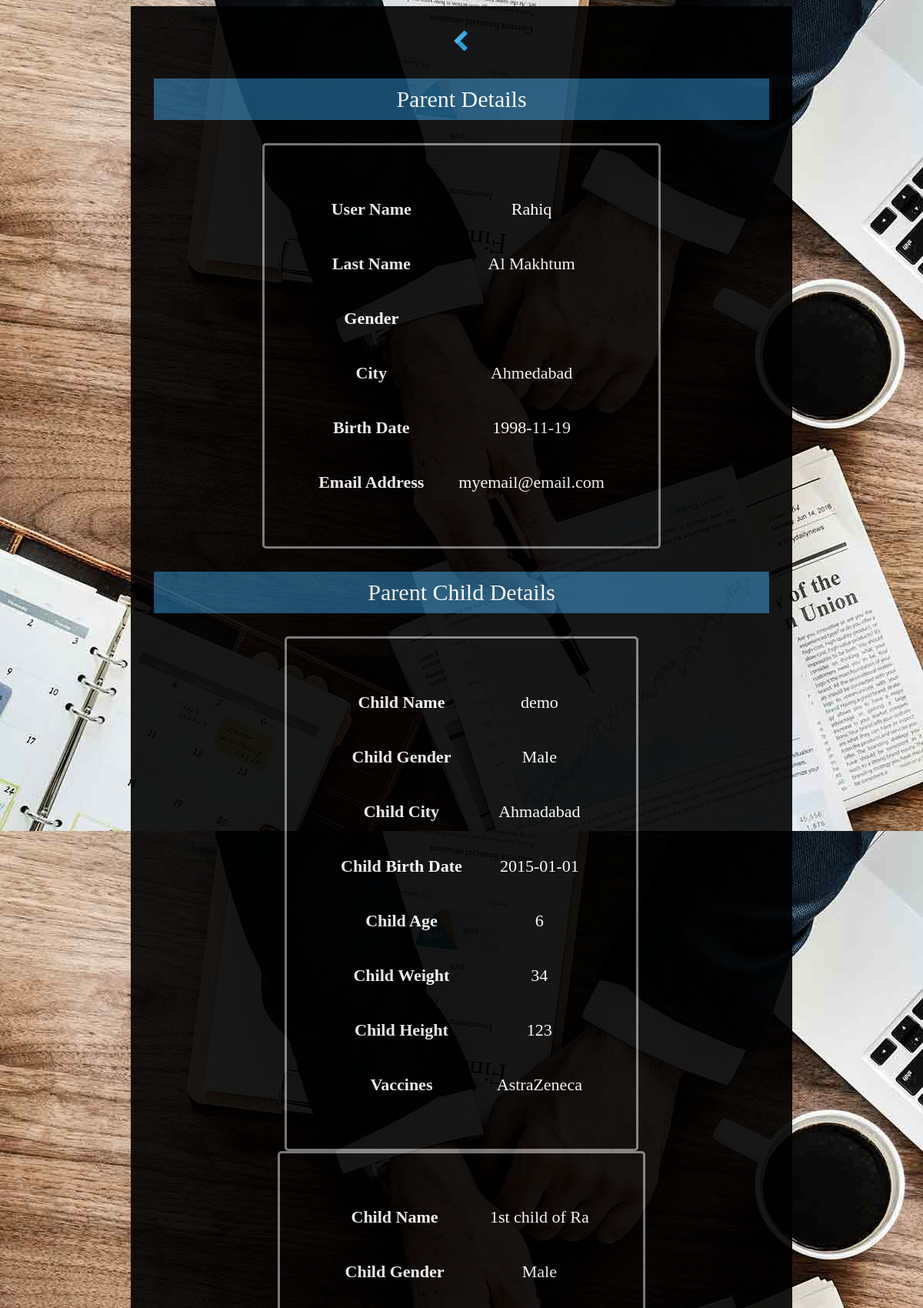
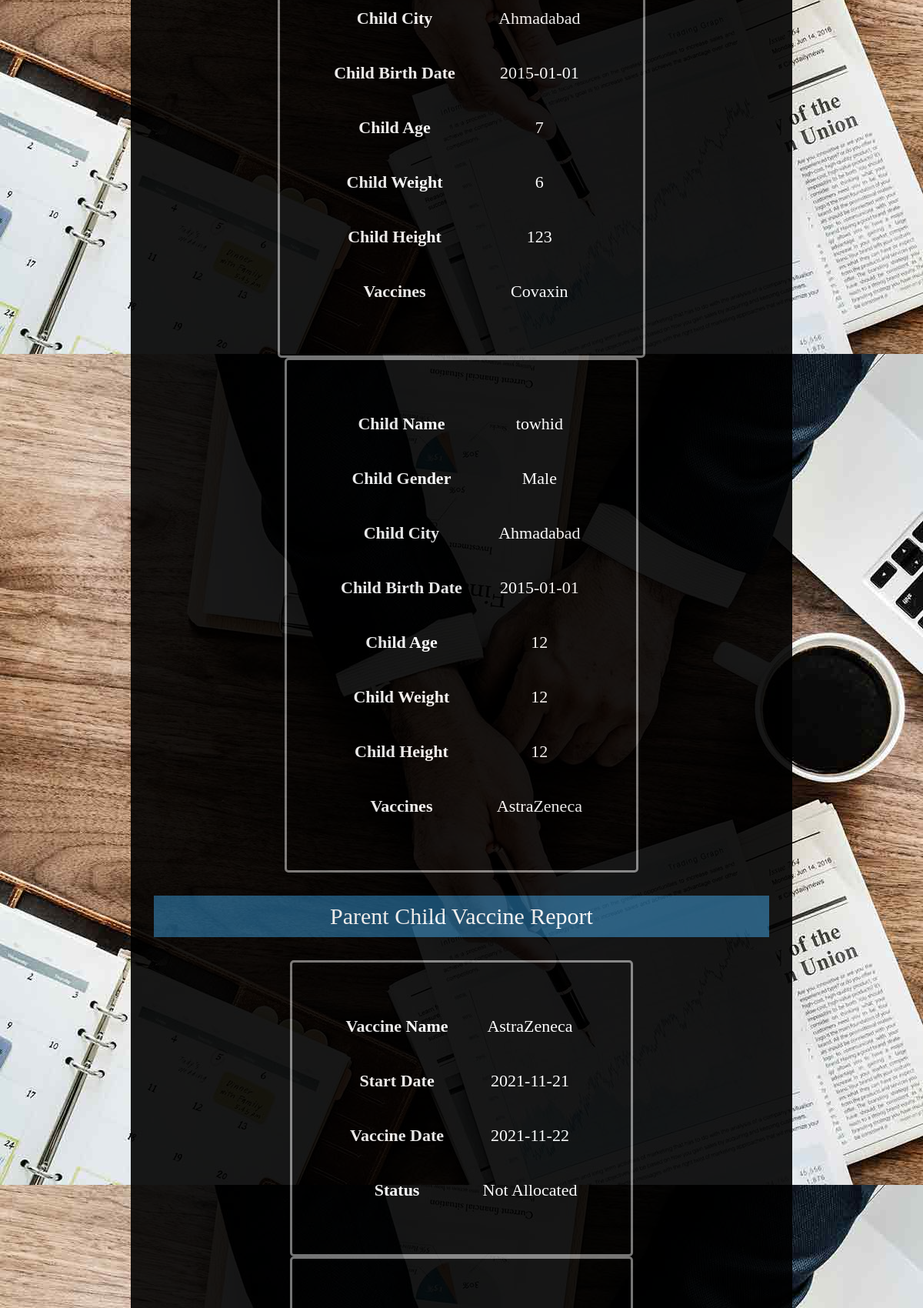
Page /e_vaccination_PHP/parentreport.php?name=Rahiq (upper part) on the committed database (2 pictures, top to bottom).
### tables this page shows
CREATE TABLE `parent` (
  `p_username` varchar(15) NOT NULL,
  `p_lastname` varchar(15) DEFAULT NULL,
  `p_gender` varchar(8) NOT NULL,
  `p_city` varchar(30) DEFAULT NULL,
  `p_birth` date DEFAULT NULL,
  `p_email` varchar(30) DEFAULT NULL,
  `p_pass` varchar(25) DEFAULT NULL
);

CREATE TABLE `child` (
  `c_name` varchar(15) NOT NULL,
  `c_gender` varchar(8) DEFAULT NULL,
  `c_city` varchar(30) DEFAULT NULL,
  `c_birth` date DEFAULT NULL,
  `c_age` int(3) DEFAULT NULL,
  `c_weight` int(5) DEFAULT NULL,
  `c_height` int(5) DEFAULT NULL,
  `c_vaccine` varchar(100) DEFAULT NULL,
  `p_username` varchar(15) DEFAULT NULL
);

CREATE TABLE `vaccine_dates` (
  `name` varchar(50) NOT NULL,
  `v_date` date DEFAULT NULL,
  `timing` varchar(20) NOT NULL,
  `c_name` varchar(15) DEFAULT NULL,
  `p_username` varchar(15) DEFAULT NULL,
  `status` varchar(6) DEFAULT NULL
);

### e_vaccination_PHP/parentreport.php (the view, shortened to what this page needs)
<!DOCTYPE html>
<html>
<head>
</head>
<body >
<center>
<div class="bg1">
	<a href="report.php"><img src="backarrow.png" width="30" height="30"></a>
	<p>Parent Details</p>
	<?php
		include 'database_connection.php';
		$p_username = $_REQUEST['name'];
		$query = "SELECT * FROM parent WHERE p_username='$p_username'";
		$result = mysqli_query($con,$query);
		while ($row = mysqli_fetch_array($result)) {
	?>
	<table class="tabel_style" cellpadding="15" cellspacing="15">
		<tr>
			<th>User Name</th>
			<td><?php echo $row['p_username']; ?></td>
		</tr>
		<tr>
			<th>Last Name</th>
			<td><?php echo $row['p_lastname']; ?></td>
		</tr>
		<tr>
			<th>Gender</th>
			<td><?php echo $row['p_gender']; ?></td>
		</tr>
		<tr>
			<th>City</th>
			<td><?php echo $row['p_city']; ?></td>
		</tr>
		<tr>
			<th>Birth Date</th>
			<td><?php echo $row['p_birth']; ?></td>
		</tr>
		<tr>
			<th>Email Address</th>
			<td><?php echo $row['p_email']; ?></td>
		</tr>
	</table>
	<?php
		}
		$p_username = $_REQUEST['name'];
		$query = "SELECT * FROM child WHERE p_username='$p_username'";
		$result = mysqli_query($con,$query);
		if(mysqli_num_rows($result) > 0)
		{
			echo "<p>Parent Child Details</p>";
			while ($row = mysqli_fetch_array($result)) {
		?>
		<table class="tabel_style" cellpadding="15" cellspacing="15">
			<tr>
				<th>Child Name</th>
				<td><?php echo $row['c_name']; ?></td>
			</tr>
			<tr>
				<th>Child Gender</th>
				<td><?php echo $row['c_gender']; ?></td>
			</tr>
			<tr>
				<th>Child City</th>
				<td><?php echo $row['c_city']; ?></td>
			</tr>
			<tr>
				<th>Child Birth Date</th>
				<td><?php echo $row['c_birth']; ?></td>
			</tr>
			<tr>
				<th>Child Age</th>
				<td><?php echo $row['c_age']; ?></td>
			</tr>
			<tr>
				<th>Child Weight</th>
				<td><?php echo $row['c_weight']; ?></td>
			</tr>
			<tr>
				<th>Child Height</th>
				<td><?php echo $row['c_height']; ?></td>
			</tr>
			<tr>
				<th>Vaccines</th>
				<td><?php echo $row['c_vaccine']; ?></td>
			</tr>
		</table>
		<?php
			}
		}
		else
			echo "<p> No Any Child Register For This Parent!";
		$p_username = $_REQUEST['name'];
		$query = "SELECT * FROM vaccine_dates WHERE p_username='$p_username'";
		$result = mysqli_query($con,$query);
		if(mysqli_num_rows($result) > 0)
		{
			echo "<p>Parent Child Vaccine Report</p>";
			while ($row = mysqli_fetch_array($result)) {
		?>
		<table class="tabel_style" cellpadding="15" cellspacing="15">
			<tr>
				<th>Vaccine Name</th>
				<td><?php echo $row['name']; ?></td>
			</tr>
			<tr>
				<th>Start Date</th>
				<td><?php echo $row['v_date']; ?></td>
			</tr>
			<tr>
				<th>Vaccine Date</th>
				<td><?php echo $row['timing']; ?></td>
			</tr>
			<tr>
				<th>Status</th>
				<td><?php
					if($row['status'] == 'false'){
						echo "Not Allocated";
					}
					else{
						echo "Allocated";
					}
						 ?></td>
			</tr>
		</table>
		<?php
			}
		}
		else
			echo "<p> No Any Parent Child Vaccine";
		?>
</div>
</center>
</body>
</html>

### e_vaccination_PHP/parentreport.php (style rules this page uses)
body { background-repeat: no-repeat; background-size: cover; background: url('reportback.jpg'); }
.bg1 { opacity: 0.9; padding: 30px; background-color: black; width: 800px; }
.tabel_style { border-radius: 5px; border-style: solid; font-size: 22px; padding: 40px; text-align: center; color: white; font-family: Times New Roman; }
p { font-size: 30px; color: white; background-color: #1A5276; padding: 10px; text-align: center; font-family: Times New Roman; }

### rows in the picture
parent: p_username "Rahiq", p_lastname "Al Makhtum", p_city "Ahmedabad", p_birth "1998-11-19", p_email "myemail@email.com"
child: c_name "demo", c_gender "Male", c_city "Ahmadabad", c_birth "2015-01-01", c_age "6", c_weight "34", c_height "123", c_vaccine "AstraZeneca"
child: c_name "1st child of Ra", c_gender "Male", c_city "Ahmadabad", c_birth "2015-01-01", c_age "7", c_weight "6", c_height "123", c_vaccine "Covaxin"
child: c_name "towhid", c_gender "Male", c_city "Ahmadabad", c_birth "2015-01-01", c_age "12", c_weight "12", c_height "12", c_vaccine "AstraZeneca"
vaccine_dates: name "AstraZeneca", v_date "2021-11-21", timing "2021-11-22", status "Not Allocated"
